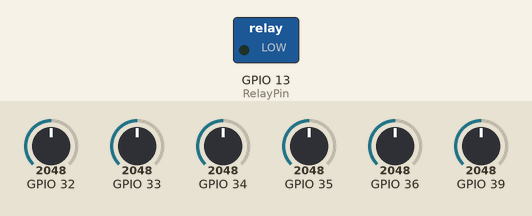
Simulated run of this sketch. Board: ESP32. Shown: switched loads named in the sketch (green lamp = pin HIGH). The inputs (shaded band) are chosen by the test bench; at power-on: GPIO 39 = 2048, GPIO 32 = 2048, GPIO 33 = 2048, GPIO 34 = 2048, GPIO 35 = 2048, GPIO 36 = 2048. WiFi joins after 1.5 s; servers stay silent unless stated; what the sketch prints to the serial monitor is not drawn.

Above: at 3.2 s.
3.3 s: GPIO 39 set to 459
6.0 s: GPIO 39 set to 395
At 6.7 s:
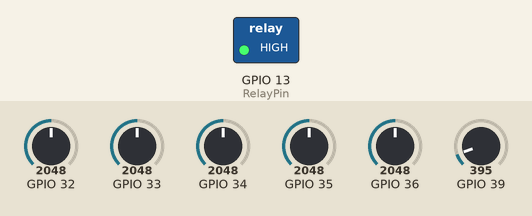
8.7 s: GPIO 39 set to 1228
At 11.1 s:
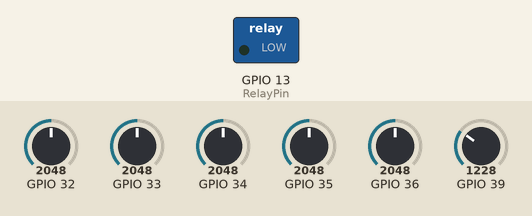
11.7 s: GPIO 39 set to 122
At 13.3 s:
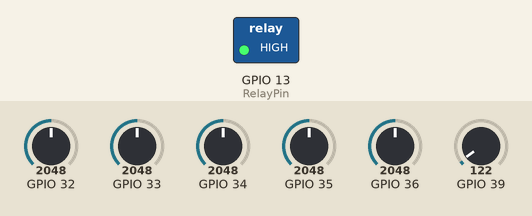
Timing chart, 0 to 14.8 s (numbered marks = the images above; inputs shaded):
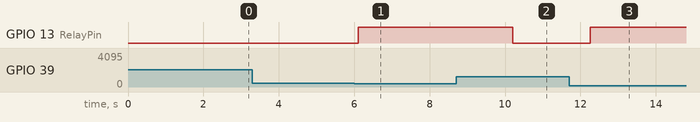

The sketch:

esp32.ino
```cpp
#include <WiFi.h>
#include <FirebaseESP32.h>

// WiFi credentials
#define FIREBASE_HOST "https://solar-panel-211c6-default-rtdb.asia-southeast1.firebasedatabase.app/"
#define FIREBASE_AUTH "AIzaSyAg-sw9I-0YEN4rZmiXeWv5jbFar28MLPo"

// WiFi credentials
#define WIFI_SSID "Karthi's Galaxy A23 5G"
#define WIFI_PASSWORD "Karthi800@"

// Firebase objects
FirebaseData firebaseData;
FirebaseAuth auth;
FirebaseConfig config;

const int RelayPin = 13; // Use GPIO 13 for ESP32 relay pin

void setup() {
  // Initialize serial communication
  Serial.begin(115200);

  // Set relay pin as output
  pinMode(RelayPin, OUTPUT);

  // Connect to WiFi
  WiFi.begin(WIFI_SSID, WIFI_PASSWORD);
  Serial.print("Connecting to WiFi");
  while (WiFi.status() != WL_CONNECTED) {
    delay(1000);
    Serial.print(".");
  }
  Serial.println("\nConnected to WiFi");

  // Set up Firebase configuration
  config.host = FIREBASE_HOST;
  config.signer.tokens.legacy_token = FIREBASE_AUTH;

  // Start Firebase
  Firebase.begin(&config, &auth);
  Firebase.reconnectWiFi(true);
  Serial.println("Connected to Firebase");
}

void loop() {
  // Read analog values
  int solarPanel1Voltage = analogRead(34); // GPIO 34 for analog input
  int solarPanel1Current = analogRead(35); // GPIO 35 for analog input
  int solarPanel2Voltage = analogRead(32); // GPIO 32 for analog input
  int solarPanel2Current = analogRead(33); // GPIO 33 for analog input
  int batteryVoltage = analogRead(39);    // GPIO 36 for analog input
  int batteryCurrent = analogRead(36);    // GPIO 39 for analog input

  // Convert analog readings to actual values
  float solarPanel1VoltageVal = (solarPanel1Voltage / 4095.0) * 25.0;
  float solarPanel1CurrentVal = ((solarPanel1Current / 4095.0) * 5.0) - 2.5;
  solarPanel1CurrentVal = abs(solarPanel1CurrentVal);
  float solarPanel2VoltageVal = (solarPanel2Voltage / 4095.0) * 25.0;
  float solarPanel2CurrentVal = ((solarPanel2Current / 4095.0) * 5.0) - 2.5;
  solarPanel2CurrentVal = abs(solarPanel2CurrentVal);
  float batteryVoltageVal = ((batteryVoltage / 4095.0) * 10.0)+3;
  float batteryCurrentVal = ((batteryCurrent / 4095.0) * 5.0) - 2.5;
  batteryCurrentVal = abs(batteryCurrentVal);

  // Calculate battery percentage
  float batteryPercentage = ((batteryVoltageVal - 3.3) / (4.2 - 3.3)) * 100;
  if (batteryPercentage > 100) batteryPercentage = 100;
  if (batteryPercentage < 0) batteryPercentage = 0;

  // Relay control based on battery percentage
  if (batteryPercentage <= 80) {
    digitalWrite(RelayPin, HIGH);
  }
  if (batteryPercentage >= 100) {
    digitalWrite(RelayPin, LOW);
  }

  // Send data to Firebase
  bool success = true;

  success &= Firebase.setFloat(firebaseData, "solar_battery_data/solar_panel_1/voltage", solarPanel1VoltageVal);
  success &= Firebase.setFloat(firebaseData, "solar_battery_data/solar_panel_1/current", solarPanel1CurrentVal);
  success &= Firebase.setFloat(firebaseData, "solar_battery_data/solar_panel_2/voltage", solarPanel2VoltageVal);
  success &= Firebase.setFloat(firebaseData, "solar_battery_data/solar_panel_2/current", solarPanel2CurrentVal);
  success &= Firebase.setFloat(firebaseData, "solar_battery_data/battery/voltage", batteryVoltageVal);
  success &= Firebase.setFloat(firebaseData, "solar_battery_data/battery/current", batteryCurrentVal);
  success &= Firebase.setFloat(firebaseData, "solar_battery_data/battery/percentage", batteryPercentage);

  if (success) {
    Serial.println("Data sent successfully");
  } else {
    Serial.print("Error sending data: ");
    Serial.println(firebaseData.errorReason());
  }

  delay(1000); // Wait for a second before sending the next set of values
}
```

Measured:
- the behaviour switches between 418 and 417 on GPIO 39 (found by bisection; images 0 and 1)
- after the input at 3.3 s, every drawn part: stays the same
- after the input at 6.0 s, GPIO 13 (RelayPin): LOW → HIGH after 0.11 s
- after the input at 8.7 s, GPIO 13 (RelayPin): HIGH → LOW after 1.5 s
- after the input at 11.7 s, GPIO 13 (RelayPin): LOW → HIGH after 0.56 s
